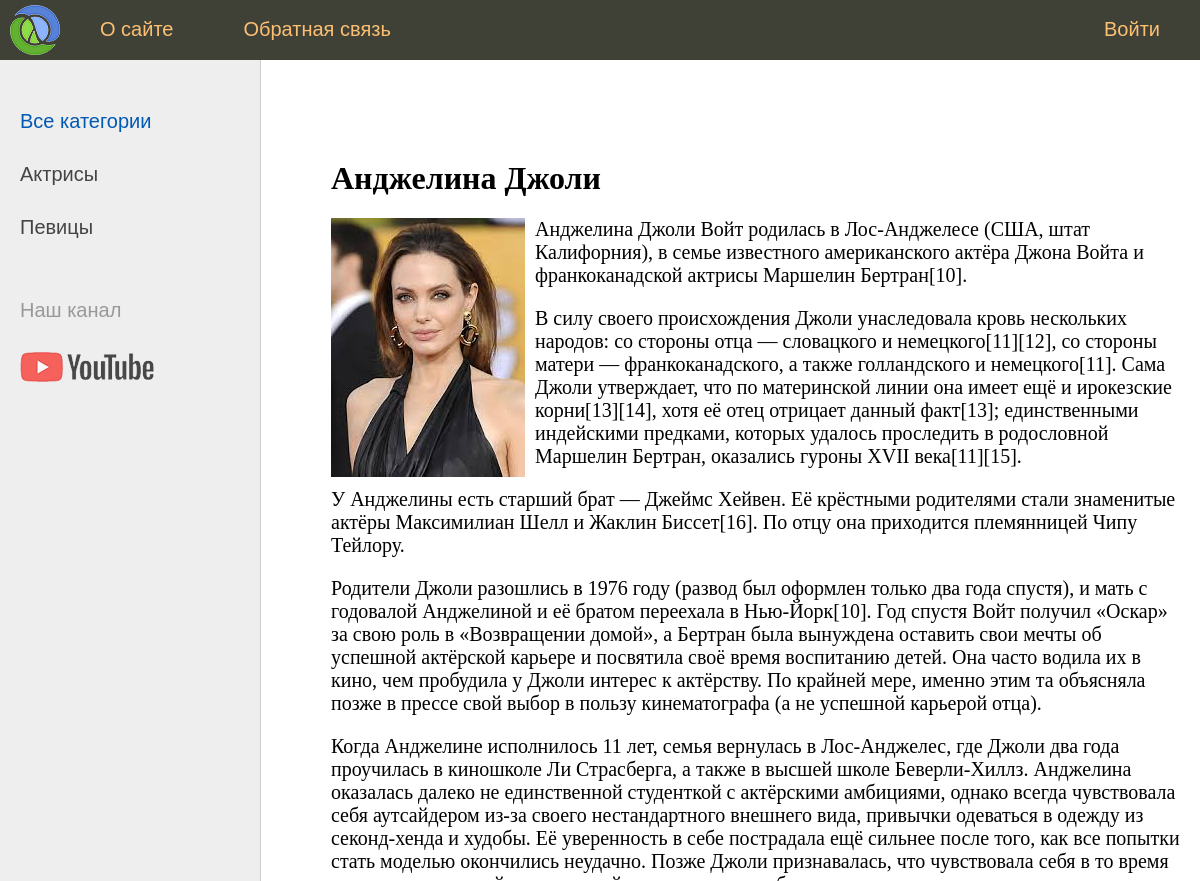
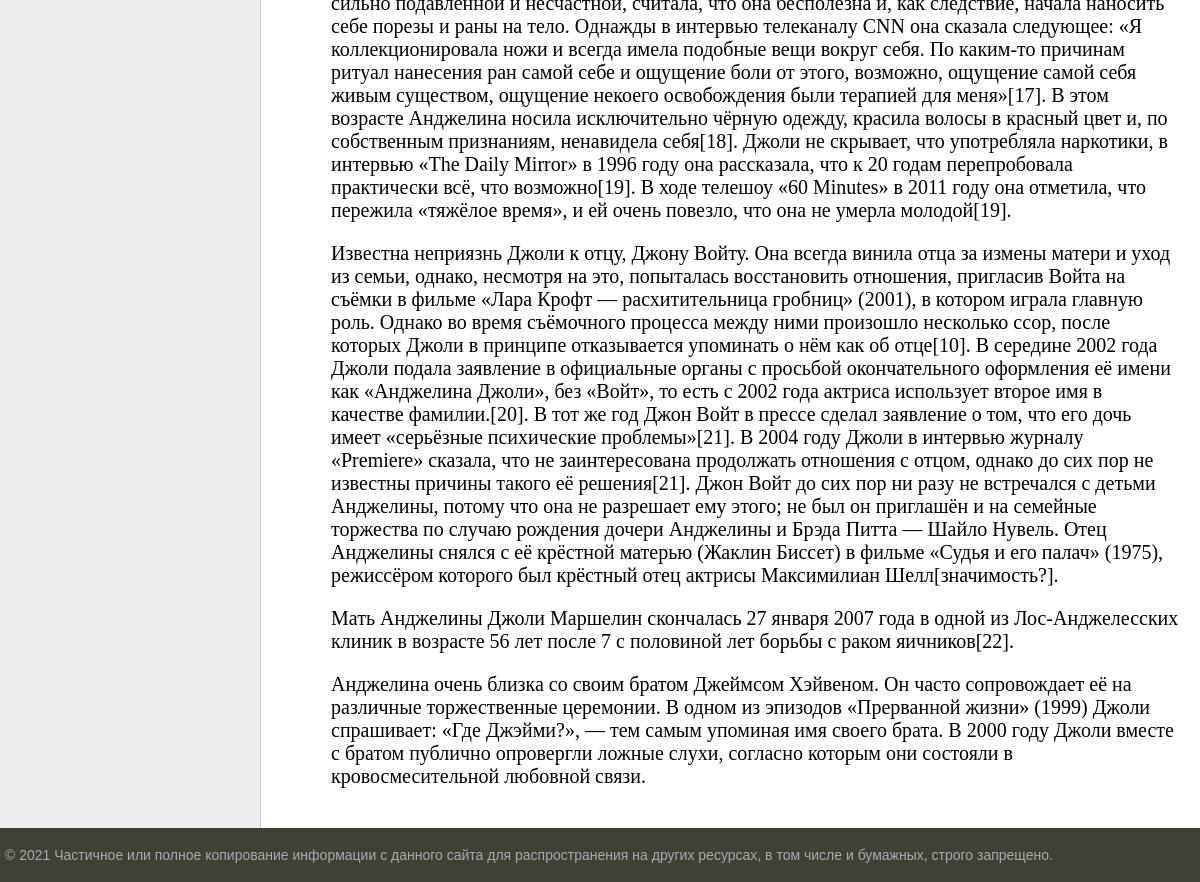
The app's page /post/andzhelina-dzholi/ with its own data (2 pictures, top to bottom).
### women/models.py (models this page shows, shortened)
class Category(models.Model):
    name = models.CharField(max_length=100, db_index=True, verbose_name='Название категории')
    slug = models.SlugField(max_length=255, unique=True, db_index=True, verbose_name='URL')
    def get_absolute_url(self):
        return reverse('category', kwargs={'cat_slug': self.slug})
    class Meta:
        verbose_name = 'Категории'
        verbose_name_plural = 'Категории'
        ordering = ['name']

class Women(models.Model):
    title = models.CharField(max_length=255, verbose_name='Заголовок')
    slug = models.SlugField(max_length=255, unique=True, db_index=True, verbose_name='URL')
    content = models.TextField(verbose_name='Текст статьи')
    photo = models.ImageField(upload_to="photos/%Y/%m/%d", verbose_name="Фото")
    time_create = models.DateTimeField(auto_now_add=True, verbose_name='Дата создания')
    time_update = models.DateTimeField(auto_now=True, verbose_name='Дата изменения')
    is_published = models.BooleanField(default=True, verbose_name='Публикация')
    cat = models.ForeignKey('Category', on_delete=models.PROTECT, verbose_name='Категория')
    def __str__(self):
        return self.title
    class Meta:
        verbose_name = 'Известные женщины'
        verbose_name_plural = 'Известные женщины'
        ordering = ['time_create', 'title']

### women/views.py (the view)
# urls.py: path('post/<slug:post_slug>/', ShowPost.as_view(), name='post'),
class ShowPost(DataMixin, DetailView):
    model = Women
    template_name = 'women/post.html'
    slug_url_kwarg = 'post_slug'
    context_object_name = 'post'
    def get_context_data(self, *, object_list=None, **kwargs):
        context = super().get_context_data(**kwargs)
        c_def = self.get_user_context(title=context['post'])
        return dict(list(context.items()) + list(c_def.items()))

### women/utils.py (called while the page is built)
    def get_user_context(self, **kwargs):
        context = kwargs
        cats = Category.objects.annotate(Count('women'))
        user_menu = menu.copy()
        if not self.request.user.is_authenticated:
            user_menu.pop(1)
        context['menu'] = user_menu
        context['cats'] = cats
        if 'cat_selected' not in context:
            context['cat_selected'] = 0
        return context

### women/templates/women/post.html
{% extends 'women/base.html' %}
{% block content %}
    <h1>{{post.title}}</h1>
    {% if post.photo %}
    <p><img class="img-article-left" src="{{post.photo.url}}" alt="photo"></p>
    {% endif %}
    {{post.content|linebreaks}}
{% endblock %}

### women/templates/women/base.html (shortened to what this page needs)
{% load static %}
{% load women_tags %}
<!DOCTYPE html>
<html>
<head>
	<link type="text/css" href="{% static 'women/css/styles.css' %}" rel="stylesheet" />
</head>
<body>
<table class="table-page" border=0 cellpadding="0" cellspacing="0">
<tr><td valign=top>
{% block mainmenu %}
		<div class="header">
			<ul id="mainmenu" class="mainmenu">
			<li class="logo"><a href="{% url 'home' %}"><div class="logo"></div></a></li>
                {% for m in menu %}
                    {% if not forloop.last %}
                            <li><a href="{% url m.url_name %}">{{m.title}}</a></li>
                    {% else %}
                            <li class="last"><a href="http://127.0.0.1:8000/admin">{{m.title}}</a></li>
                    {% endif %}
                {% endfor %}
			</ul>
		</div>
{% endblock mainmenu %}
<table class="table-content" border=0 cellpadding="0" cellspacing="0">
<tr>
	<td valign="top" class="left-chapters">
	<ul id="leftchapters">
		{% if cat_selected == 0 %}
			<li class="selected">Все категории</li>
		{% else %}
			<li><a href="{% url 'home' %}">Все категории</a></li>
		{% endif %}
		{% for c in cats %}
            {% if c.women__count > 0 %}
                {% if c.pk == cat_selected %}
                    <li class="selected">{{ c.name }}</li>
                {% else %}
                    <li><a href="{{ c.get_absolute_url }}">{{ c.name }}</a></li>
                {% endif %}
            {% endif %}
        {% endfor %}
		<li class="share">
		<p>Наш канал</p>
		<a class="share-yt" href="https://www.youtube.com/channel/UClJzWfGWuGJL2t-3dYKcHTA/playlists" target="_blank" rel="nofollow"></a>
		</li>
	</ul>
</td>
<td valign="top" class="content">
	<div class="content-text">
{% block content %}
{% endblock %}
	</div>
</td></tr></table>
</td></tr>
<tr><td valign=top>
	<div id="footer">
		<p>&copy; 2021 Частичное или полное копирование информации с данного сайта для распространения на других ресурсах, в том числе и бумажных, строго запрещено.</p>
	</div>
</td></tr></table>
</body>
</html>

### women/static/women/css/styles.css (style rules this page uses)
html, body { font-family: 'Arial'; margin: 0; padding: 0; height: 100%; width: 100%; color: #444; }
a { color: #0059b2; text-decoration: none; }
img { max-width: 600px; height: auto; }
img.img-article-left { max-width: 300px; height: auto; float: left; padding: 0 10px 10px 0; }
.table-page { width: 100%; height: 100%; vertical-align: top; }
.table-page tr { height: 100%; }
.header { background: #3F4137; height: 60px; }
.logo { background: url('../images/logo.png') no-repeat 10px 5px; width: 70px; height: 60px; }
ul.mainmenu { list-style: none; margin: 0; padding: 0; height: 60px; color: #fdc073; font-size: 20px; overflow: hidden; }
ul.mainmenu li { float: left; margin: 18px 40px 0 30px; }
ul.mainmenu li.logo { margin: 0; }
ul.mainmenu li.last { float: right; }
ul.mainmenu li a { color: #fdc073; text-decoration: none; }
.table-content { width: 100%; min-height: 100%; height: 100%; }
.left-chapters { margin: 0; background: #eee; border-right: 1px solid #ccc; min-height: 100%; }
.left-chapters ul { width: 230px; min-height: 100%; margin: 0; padding: 20px 10px 10px 20px; list-style: none; font-size: 20px; }
.left-chapters ul li { margin: 30px 0 0 0; color: #999; }
.left-chapters ul li.selected { color: #0059b2; }
.left-chapters ul li a { color: #444; text-decoration: none; }
.left-chapters ul li.share { margin: 60px 0 0 0; }
.left-chapters ul li.share p { margin: 30px 0 30px 0; }
.left-chapters ul li.share a { display: inline-block; width: 40px; height: 40px; margin: 0 20px 0 0; }
.left-chapters ul li.share a.share-yt { width: 100%; height: 30px; background: url('../images/share_yt.png') no-repeat 0 0 }
.content { padding: 40px 20px 20px 40px; width: 100%; box-sizing: border-box; }
.content-text { margin: 60px 0 0 30px; color: #000; font-size: 20px; font-family: Yandex Sans Display Light; }
.content-text h1 { font-size: 32px; }
#footer { box-sizing: border-box; background: #3F4137; padding: 5px; color: #aaa; font-size: 14px; font-family: Verdana, Geneva, Arial, Helvetica; text-align: left; overflow: hidden; }

### records on screen
Category: name "Актрисы"
Category: name "Певицы"
Women: title "Анджелина Джоли", photo (picture), content "Анджелина Джоли Войт родилась в Лос-Анджелесе (США, штат Калифорния), в семье известного американского актёра Джона Войта и франкоканадской актрисы Маршелин Бертран[10]. В силу своего происхождения Джоли унаследовала кровь нескольких народов: со стороны отца — словацкого и немецкого[11][12], со стороны матери — франкоканадского, а также голландского и немецкого[11]. Сама Джоли утверждает, что по материнской линии она имеет ещё и ирокезские корни[13][14], хотя её отец отрицает данный факт[13]; единственными индейскими предками, которых удалось проследить в родословной Маршелин Бертран, оказались гуроны XVII века[11][15]. У Анджелины есть старший брат — Джеймс Хейвен. Её крёстными родителями…"

### other values on screen
{{ m.title }} "О сайте" "Обратная связь"
{{ m.title }} "Войти"
